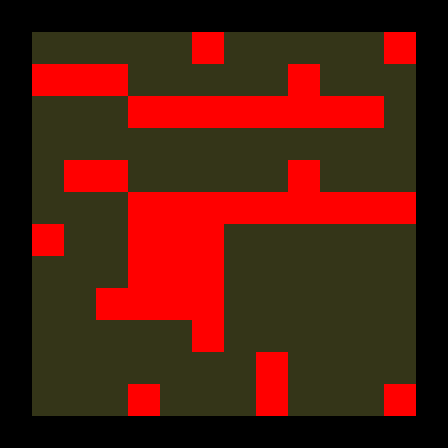

Rendered tile map (Tiled .tmx) drawn with the repository's tilesets; below, a short description and the map source with its tile grids summarised:
An orthogonal 14x14 tile map with 32x32 px tiles, 3 tile layers (background, death_layer, collidable) and 2 objects (letter_a).

<map version="1.0" orientation="orthogonal" width="14" height="14" tilewidth="32" tileheight="32">
 <tileset firstgid="1" name="background" tilewidth="32" tileheight="32">
  <image source="tilesheet.png" width="640" height="480" />
 </tileset>
 <layer name="background" width="14" height="14">
  <properties>
   <property name="tileset" value="background" />
  </properties>
  <data>[196 cells, 102 non-empty, 1 distinct tile ids]</data>
 </layer>
 <layer name="death_layer" width="14" height="14">
  <properties>
   <property name="collidekill" value="true" />
   <property name="tileset" value="background" />
  </properties>
  <data>[196 cells, 42 non-empty, 1 distinct tile ids]</data>
 </layer>
 <layer name="collidable" width="14" height="14">
  <properties>
   <property name="collide" value="true" />
   <property name="tileset" value="background" />
  </properties>
  <data>[196 cells, 52 non-empty, 1 distinct tile ids]</data>
 </layer>
 <objectgroup name="letter" width="14" height="14">
  <object type="letter_a" x="32" y="32" width="32" height="32" />
 </objectgroup>
 <objectgroup name="player" width="14" height="14">
  <object x="336" y="304" width="13" height="15" />
 </objectgroup>
</map>
